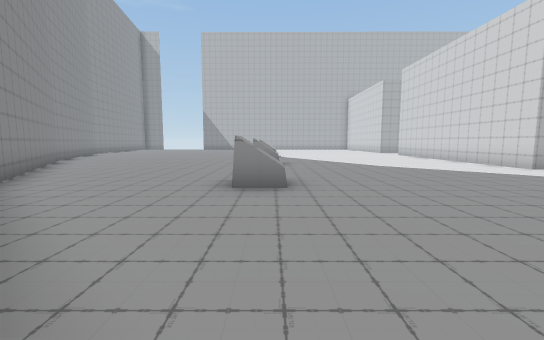
view 1 (above)

24 first-person views from a walk through a 3-D level made in the Unity game engine. The camera is 1.5 m above the floor, tilts 6° down and sees 90° across. The floor is counted in squares, 2 m on a side. Each view is taken from the middle of a square. On the plan, view 1 faces up. The plan holds only what a view shows up to about 10 squares ahead; the rest is blank. The place goes on beyond the plan. The player character is not drawn.

view 2
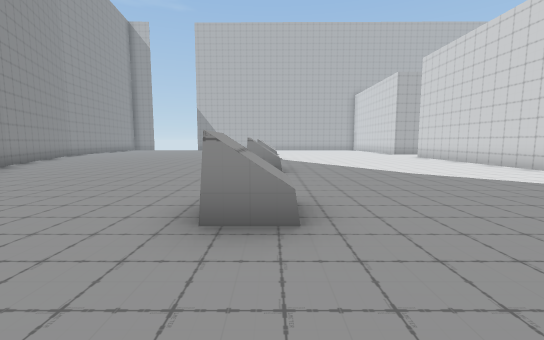

view 3
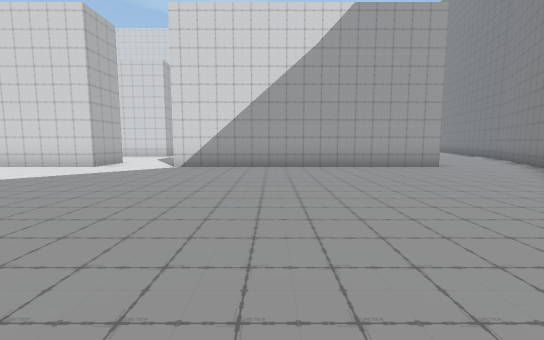

view 4
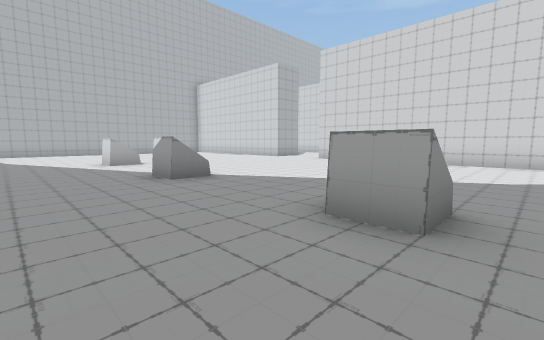

view 5
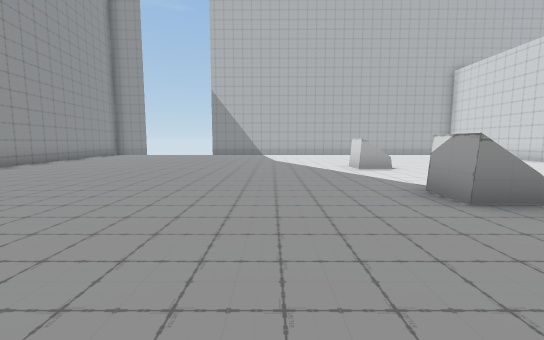

view 6
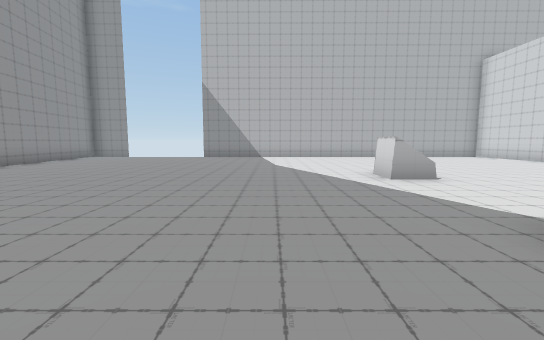

view 7
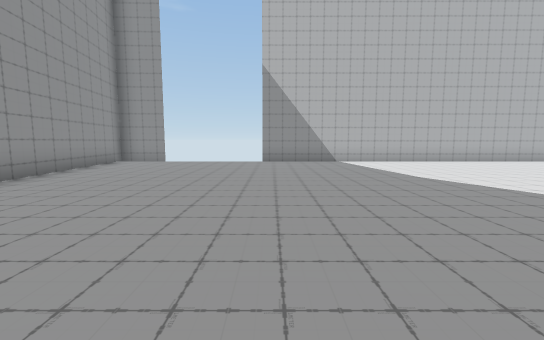

view 8
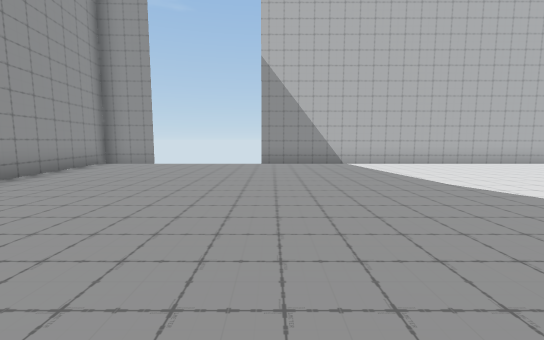

view 9
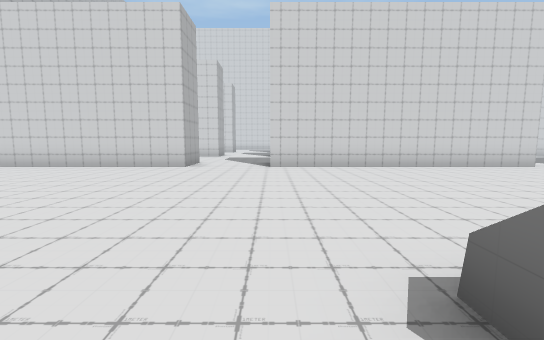

view 10
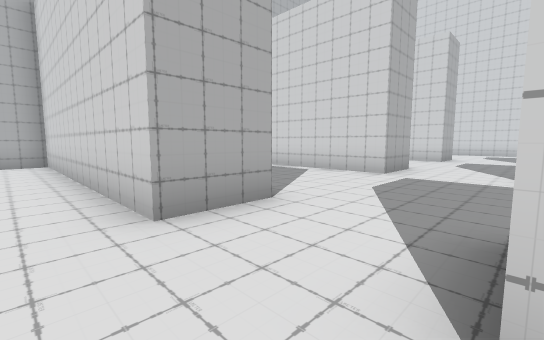

view 11
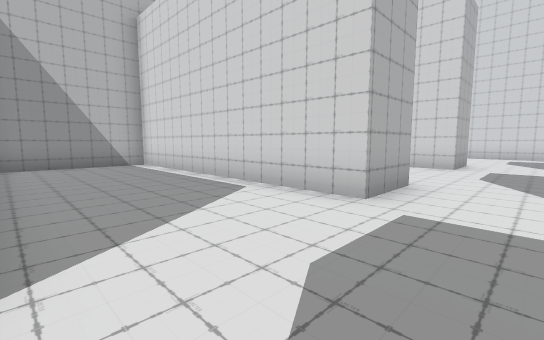

view 12
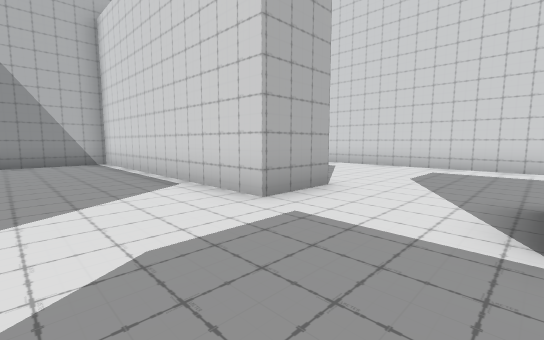

view 13
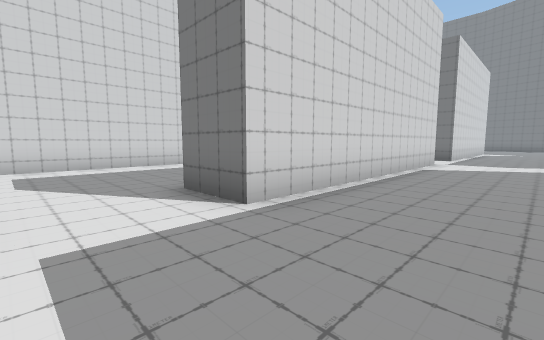

view 14
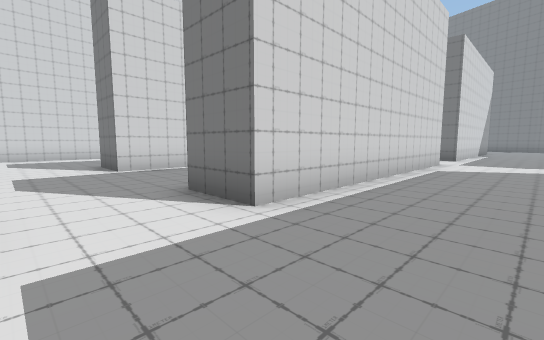

view 15
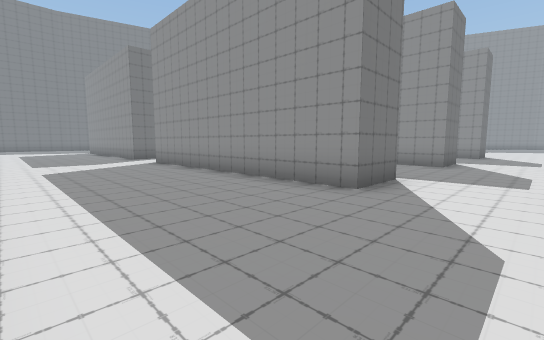

view 16
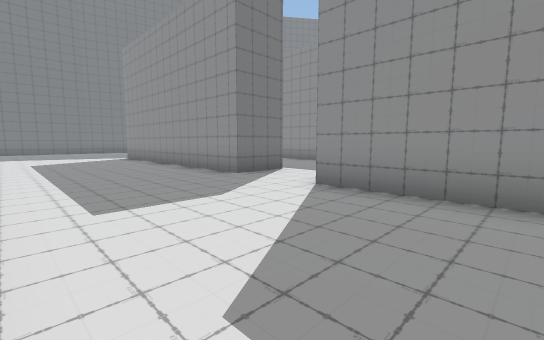

view 17
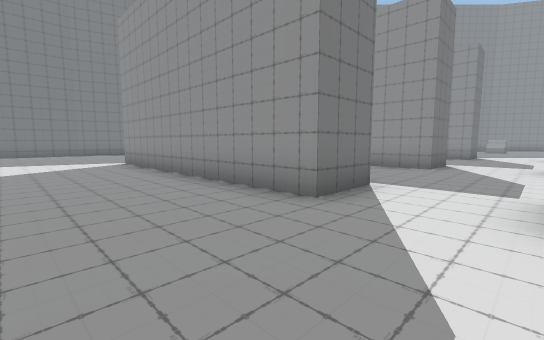

view 18
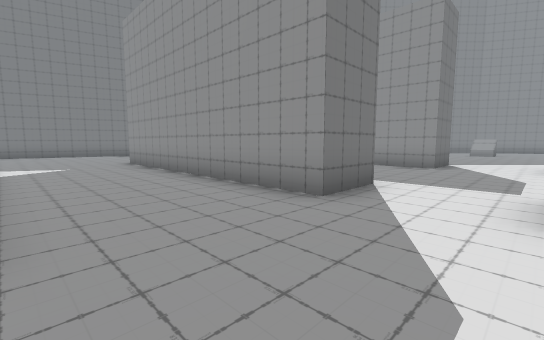

view 19
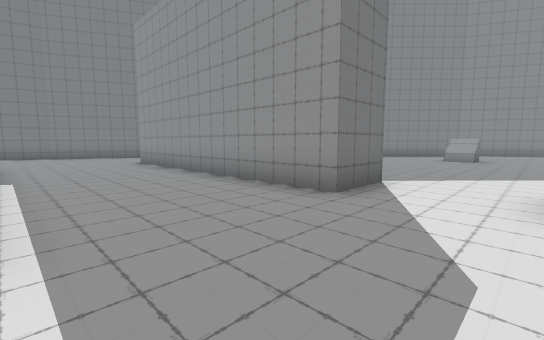

view 20
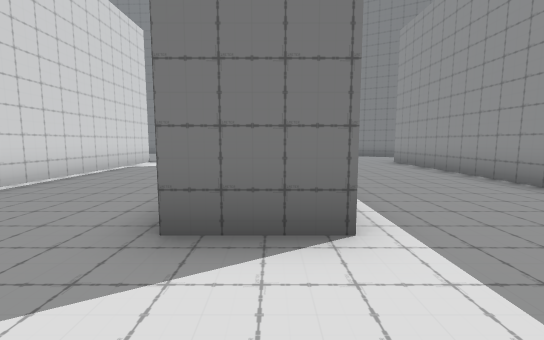

view 21
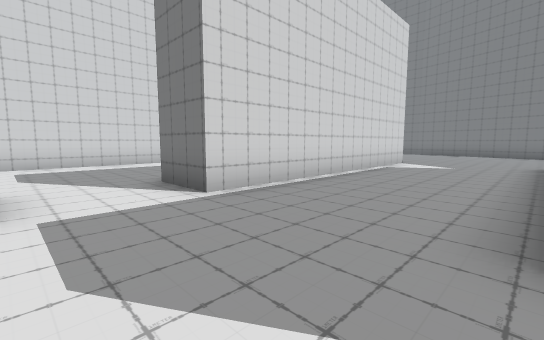

view 22
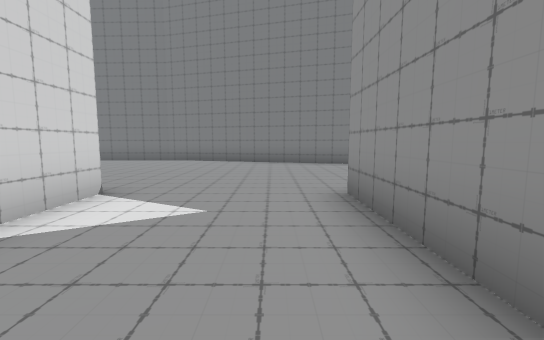

view 23
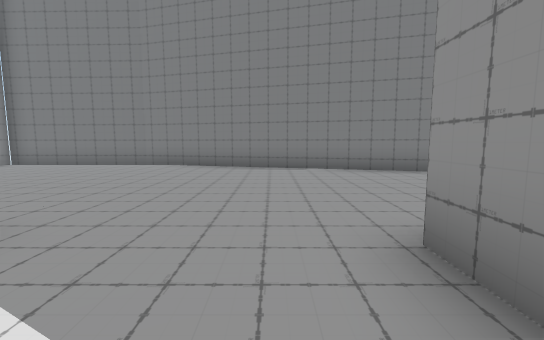

view 24
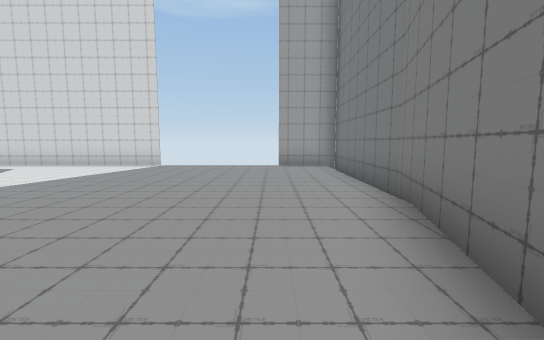

### Floor plan
Points are (right, up) in squares from view 1. A wall is a line through its corners. A room is listed if a view was taken in it or the views show most of it. See-through windows are left out.
Room 1 (views 1, 2, 3, 4, 5, 6, 7, 8, 9, 10)
walls: (-0.2, 14.1) (0.2, 14.1); (0.2, 13.2) (-0.6, 13.2) (-0.6, 14.1); (0.2, 17.3) (-0.6, 17.3) (-0.6, 18.4); (0.2, 8.6) (-0.6, 8.6) (-0.6, 9.6); (-8.9, 12.1) (-8.2, 10.5) (-5, 4.9); (-0.5, 5.3) (0.2, 5.3); (7, 17.5) (7, 25.3) (6, 25.3); (0.2, 4.4) (-0.6, 4.4); (7, 7.2) (7, 15.1); (3.4, 25.3) (-6.4, 25.4); (-10.9, 25.5) (-11.8, 25.5) (-10.8, 17.7); (7, -3) (7, 4.9)
low walls: (0.2, 5.3) (0.2, 4.6)
ways out: opening at (5.5, -4) to room 2; opening at (7.5, 6.5) to room 2; opening at (7.5, 16.5) to room 2
Room 2 (views 11, 12, 13, 14, 15, 16, 17, 18, 19, 20, 21, 22, 23, 24)
walls: (17.5, 7.1) (17.5, 15) (19, 15) (19, 7.1); (12.3, 7.1) (12.3, 15) (13.9, 15) (13.9, 13.6); (12.2, 4.9) (13.9, 4.9) (13.9, -3); (8.6, 7.2) (7, 7.2); (23.6, 2.9) (23.6, 7.1); (7, 4.9) (8.5, 4.9) (8.5, -3); (23.6, 12.6) (23.6, 20.6); (17.5, -3) (17.5, 4.9) (19, 4.9) (19, -3); (14, 17.5) (12.3, 17.5) (12.3, 25.3) (9, 25.3); (19.1, 17.5) (17.5, 17.5) (17.5, 25.2) (15, 25.3); (8.6, 17.5) (7, 17.5); (23.6, -4.5) (23.6, 0.6); (11.1, -7.8) (19.2, -9.9); (6.5, -5.6) (9.1, -6.9); (19, -9.9) (23.5, -10); (23.6, -9.5) (23.6, -9)
ways out: opening at (5.5, -4) to room 1; opening at (7.5, 6.5) to room 1; opening at (7.5, 16.5) to room 1

Where each view was taken, in squares from view 1:
view 1: 0 up, 0 right, facing up
view 2: 2 up, 0 right, facing up
view 3: 2 up, 1 left, facing right
view 4: 8 up, 3 left, facing up-right
view 5: 10 up, 3 left, facing up
view 6: 12 up, 3 left, facing up
view 7: 15 up, 6 left, facing up
view 8: 16 up, 6 left, facing up
view 9: 15 up, 1 left, facing right
view 10: 15 up, 6 right, facing up-right
view 11: 16 up, 9 right, facing up-right
view 12: 15 up, 15 right, facing up-right
view 13: 17 up, 15 right, facing down-right
view 14: 17 up, 10 right, facing down-right
view 15: 17 up, 23 right, facing down-left
view 16: 10 up, 23 right, facing down-left
view 17: 7 up, 22 right, facing down-left
view 18: 7 up, 17 right, facing down-left
view 19: 7 up, 12 right, facing down-left
view 20: 7 up, 13 right, facing down
view 21: 7 up, 14 right, facing down-right
view 22: 1 up, 15 right, facing down
view 23: 1 down, 15 right, facing down
view 24: 8 down, 15 right, facing right
